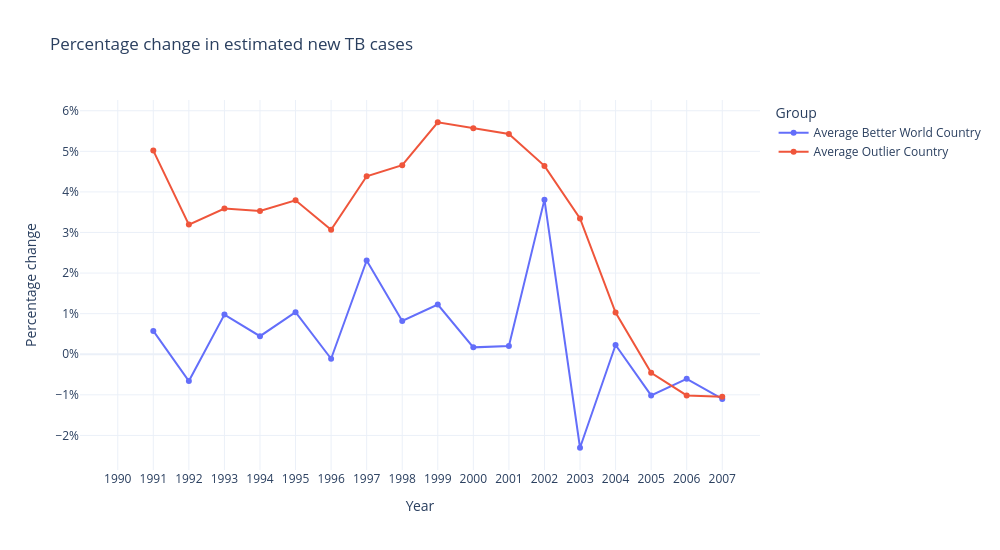

Write notebook code for a chart like this one.
### Code cell
pct_df = (
    two_world_df
    .pct_change()
    .mul(100)
    .reset_index()
    .rename(columns={two_world_df.index.name if two_world_df.index.name else "index": "Year"})
    .melt(id_vars="Year", var_name="Group", value_name="Percentage change")
)

fig = px.line(
    pct_df,
    x="Year",
    y="Percentage change",
    color="Group",
    markers=True,
    title="Percentage change in estimated new TB cases"
)

fig.update_layout(
    template="plotly_white",
    width=1000,
    height=550,
    hovermode="x unified"
)

fig.update_yaxes(ticksuffix="%")
fig.show()

### Figure 1 — Plotly figure (JSON) as saved in the notebook; plotly's stock layout.template omitted (floating-point values rounded to 4 significant figures)
{"data": [{"hovertemplate": "Group=Average Better World Country<br>Year=%{x}<br>Percentage change=%{y}<extra></extra>", "legendgroup": "Average Better World Country", "line": {"color": "#636efa", "dash": "solid"}, "marker": {"symbol": "circle"}, "mode": "lines+markers", "name": "Average Better World Country", "orientation": "v", "showlegend": true, "type": "scatter", "x": ["1990", "1991", "1992", "1993", "1994", "1995", "1996", "1997", "1998", "1999", "2000", "2001", "2002", "2003", "2004", "2005", "2006", "2007"], "xaxis": "x", "y": [NaN, 0.5757, -0.6589, 0.9782, 0.4445, 1.037, -0.1111, 2.31, 0.8188, 1.225, 0.1692, 0.2003, 3.81, -2.304, 0.2278, -1.014, -0.605, -1.102], "yaxis": "y"}, {"hovertemplate": "Group=Average Outlier Country<br>Year=%{x}<br>Percentage change=%{y}<extra></extra>", "legendgroup": "Average Outlier Country", "line": {"color": "#EF553B", "dash": "solid"}, "marker": {"symbol": "circle"}, "mode": "lines+markers", "name": "Average Outlier Country", "orientation": "v", "showlegend": true, "type": "scatter", "x": ["1990", "1991", "1992", "1993", "1994", "1995", "1996", "1997", "1998", "1999", "2000", "2001", "2002", "2003", "2004", "2005", "2006", "2007"], "xaxis": "x", "y": [NaN, 5.017, 3.194, 3.589, 3.529, 3.794, 3.068, 4.384, 4.657, 5.716, 5.568, 5.427, 4.641, 3.346, 1.029, -0.4554, -1.015, -1.051], "yaxis": "y"}], "layout": {"height": 550, "hovermode": "x unified", "legend": {"title": {"text": "Group"}, "tracegroupgap": 0}, "title": {"text": "Percentage change in estimated new TB cases"}, "width": 1000, "xaxis": {"anchor": "y", "domain": [0, 1], "title": {"text": "Year"}}, "yaxis": {"anchor": "x", "domain": [0, 1], "ticksuffix": "%", "title": {"text": "Percentage change"}}}}
